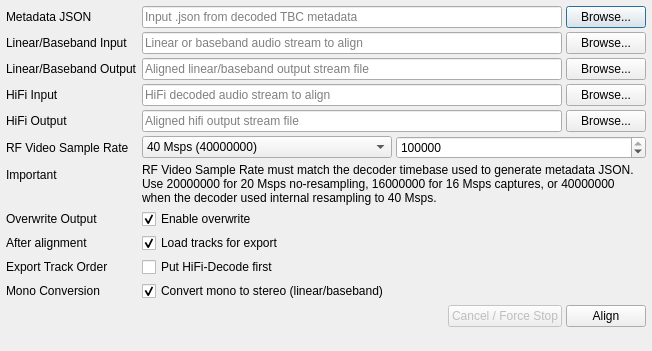
<?xml version="1.0" encoding="UTF-8"?>
<ui version="4.0">
 <class>AudioAlignmentDialog</class>
 <widget class="QDialog" name="AudioAlignmentDialog">
  <property name="geometry">
   <rect>
    <x>0</x>
    <y>0</y>
    <width>700</width>
    <height>450</height>
   </rect>
  </property>
  <property name="windowTitle">
   <string>Auto Audio Align</string>
  </property>
  <layout class="QVBoxLayout" name="mainLayout">
   <property name="spacing">
    <number>4</number>
   </property>
   <property name="sizeConstraint">
    <enum>QLayout::SetFixedSize</enum>
   </property>
   <property name="leftMargin">
    <number>6</number>
   </property>
   <property name="topMargin">
    <number>6</number>
   </property>
   <property name="rightMargin">
    <number>6</number>
   </property>
   <property name="bottomMargin">
    <number>6</number>
   </property>
   <item>
    <layout class="QFormLayout" name="formLayout">
     <property name="horizontalSpacing">
      <number>4</number>
     </property>
     <property name="verticalSpacing">
      <number>4</number>
     </property>
     <property name="fieldGrowthPolicy">
      <enum>QFormLayout::AllNonFixedFieldsGrow</enum>
     </property>
     <item row="0" column="0">
      <widget class="QLabel" name="jsonLabel">
       <property name="text">
        <string>Metadata JSON</string>
       </property>
      </widget>
     </item>
     <item row="0" column="1">
      <layout class="QHBoxLayout" name="jsonLayout">
       <item>
        <widget class="QLineEdit" name="jsonLineEdit">
         <property name="minimumSize">
          <size>
           <width>420</width>
           <height>0</height>
          </size>
         </property>
         <property name="placeholderText">
          <string>Input .json from decoded TBC metadata</string>
         </property>
        </widget>
       </item>
       <item>
        <widget class="QPushButton" name="jsonBrowseButton">
         <property name="text">
          <string>Browse...</string>
         </property>
        </widget>
       </item>
      </layout>
     </item>
     <item row="1" column="0">
      <widget class="QLabel" name="linearInputLabel">
       <property name="text">
        <string>Linear/Baseband Input</string>
       </property>
      </widget>
     </item>
     <item row="1" column="1">
      <layout class="QHBoxLayout" name="linearInputLayout">
       <item>
        <widget class="QLineEdit" name="linearInputLineEdit">
         <property name="placeholderText">
          <string>Linear or baseband audio stream to align</string>
         </property>
        </widget>
       </item>
       <item>
        <widget class="QPushButton" name="linearInputBrowseButton">
         <property name="text">
          <string>Browse...</string>
         </property>
        </widget>
       </item>
      </layout>
     </item>
     <item row="2" column="0">
      <widget class="QLabel" name="linearOutputLabel">
       <property name="text">
        <string>Linear/Baseband Output</string>
       </property>
      </widget>
     </item>
     <item row="2" column="1">
      <layout class="QHBoxLayout" name="linearOutputLayout">
       <item>
        <widget class="QLineEdit" name="linearOutputLineEdit">
         <property name="placeholderText">
          <string>Aligned linear/baseband output stream file</string>
         </property>
        </widget>
       </item>
       <item>
        <widget class="QPushButton" name="linearOutputBrowseButton">
         <property name="text">
          <string>Browse...</string>
         </property>
        </widget>
       </item>
      </layout>
     </item>
     <item row="3" column="0">
      <widget class="QLabel" name="hifiInputLabel">
       <property name="text">
        <string>HiFi Input</string>
       </property>
      </widget>
     </item>
     <item row="3" column="1">
      <layout class="QHBoxLayout" name="hifiInputLayout">
       <item>
        <widget class="QLineEdit" name="hifiInputLineEdit">
         <property name="placeholderText">
          <string>HiFi decoded audio stream to align</string>
         </property>
        </widget>
       </item>
       <item>
        <widget class="QPushButton" name="hifiInputBrowseButton">
         <property name="text">
          <string>Browse...</string>
         </property>
        </widget>
       </item>
      </layout>
     </item>
     <item row="4" column="0">
      <widget class="QLabel" name="hifiOutputLabel">
       <property name="text">
        <string>HiFi Output</string>
       </property>
      </widget>
     </item>
     <item row="4" column="1">
      <layout class="QHBoxLayout" name="hifiOutputLayout">
       <item>
        <widget class="QLineEdit" name="hifiOutputLineEdit">
         <property name="placeholderText">
          <string>Aligned hifi output stream file</string>
         </property>
        </widget>
       </item>
       <item>
        <widget class="QPushButton" name="hifiOutputBrowseButton">
         <property name="text">
          <string>Browse...</string>
         </property>
        </widget>
       </item>
      </layout>
     </item>
     <item row="5" column="0">
      <widget class="QLabel" name="rfVideoRatePresetLabel">
       <property name="text">
        <string>RF Video Sample Rate</string>
       </property>
      </widget>
     </item>
     <item row="5" column="1">
      <layout class="QHBoxLayout" name="rfVideoRateLayout">
       <item>
        <widget class="QComboBox" name="rfVideoRatePresetComboBox">
         <item>
          <property name="text">
           <string>40 Msps (40000000)</string>
          </property>
         </item>
         <item>
          <property name="text">
           <string>20 Msps (20000000)</string>
          </property>
         </item>
         <item>
          <property name="text">
           <string>16 Msps (16000000)</string>
          </property>
         </item>
         <item>
          <property name="text">
           <string>Custom</string>
          </property>
         </item>
        </widget>
       </item>
       <item>
        <widget class="QSpinBox" name="rfVideoSampleRateCustomSpinBox">
         <property name="minimum">
          <number>1</number>
         </property>
         <property name="maximum">
          <number>1000000000</number>
         </property>
         <property name="singleStep">
          <number>100000</number>
         </property>
         <property name="value">
          <number>40000000</number>
         </property>
        </widget>
       </item>
      </layout>
     </item>
     <item row="6" column="0">
      <widget class="QLabel" name="rfRateWarningTitleLabel">
       <property name="text">
        <string>Important</string>
       </property>
      </widget>
     </item>
     <item row="6" column="1">
      <widget class="QLabel" name="rfRateWarningLabel">
       <property name="text">
        <string>RF Video Sample Rate must match the decoder timebase used to generate metadata JSON. Use 20000000 for 20 Msps no-resampling, 16000000 for 16 Msps captures, or 40000000 when the decoder used internal resampling to 40 Msps.</string>
       </property>
       <property name="wordWrap">
        <bool>true</bool>
       </property>
      </widget>
     </item>
     <item row="7" column="0">
      <widget class="QLabel" name="overwriteLabel">
       <property name="text">
        <string>Overwrite Output</string>
       </property>
      </widget>
     </item>
     <item row="7" column="1">
      <widget class="QCheckBox" name="overwriteCheckBox">
       <property name="text">
        <string>Enable overwrite</string>
       </property>
       <property name="checked">
        <bool>true</bool>
       </property>
      </widget>
     </item>
     <item row="8" column="0">
      <widget class="QLabel" name="loadTracksForExportLabel">
       <property name="text">
        <string>After alignment</string>
       </property>
      </widget>
     </item>
     <item row="8" column="1">
      <widget class="QCheckBox" name="loadTracksForExportCheckBox">
       <property name="text">
        <string>Load tracks for export</string>
       </property>
       <property name="checked">
        <bool>true</bool>
       </property>
      </widget>
     </item>
     <item row="9" column="0">
      <widget class="QLabel" name="exportTrackOrderLabel">
       <property name="text">
        <string>Export Track Order</string>
       </property>
      </widget>
     </item>
     <item row="9" column="1">
      <widget class="QCheckBox" name="preferHifiExportTrackCheckBox">
       <property name="text">
        <string>Put HiFi-Decode first</string>
       </property>
      </widget>
     </item>
     <item row="10" column="0">
      <widget class="QLabel" name="monoConversionLabel">
       <property name="text">
        <string>Mono Conversion</string>
       </property>
      </widget>
     </item>
     <item row="10" column="1">
      <widget class="QCheckBox" name="convertMonoToStereoCheckBox">
       <property name="text">
        <string>Convert mono to stereo (linear/baseband)</string>
       </property>
       <property name="checked">
        <bool>true</bool>
       </property>
      </widget>
     </item>
    </layout>
   </item>
   <item>
    <layout class="QHBoxLayout" name="actionLayout">
     <item>
      <spacer name="actionSpacer">
       <property name="orientation">
        <enum>Qt::Horizontal</enum>
       </property>
       <property name="sizeHint" stdset="0">
        <size>
         <width>40</width>
         <height>20</height>
        </size>
       </property>
      </spacer>
     </item>
     <item>
      <widget class="QPushButton" name="cancelButton">
       <property name="enabled">
        <bool>false</bool>
       </property>
       <property name="text">
        <string>Cancel / Force Stop</string>
       </property>
      </widget>
     </item>
     <item>
      <widget class="QPushButton" name="alignButton">
       <property name="text">
        <string>Align</string>
       </property>
      </widget>
     </item>
    </layout>
   </item>
   <item>
    <widget class="QLabel" name="statusLabel">
     <property name="sizePolicy">
      <sizepolicy hsizetype="Preferred" vsizetype="Fixed">
       <horstretch>0</horstretch>
       <verstretch>0</verstretch>
      </sizepolicy>
     </property>
     <property name="text">
      <string/>
     </property>
     <property name="wordWrap">
      <bool>true</bool>
     </property>
    </widget>
   </item>
  </layout>
 </widget>
 <connections/>
</ui>
